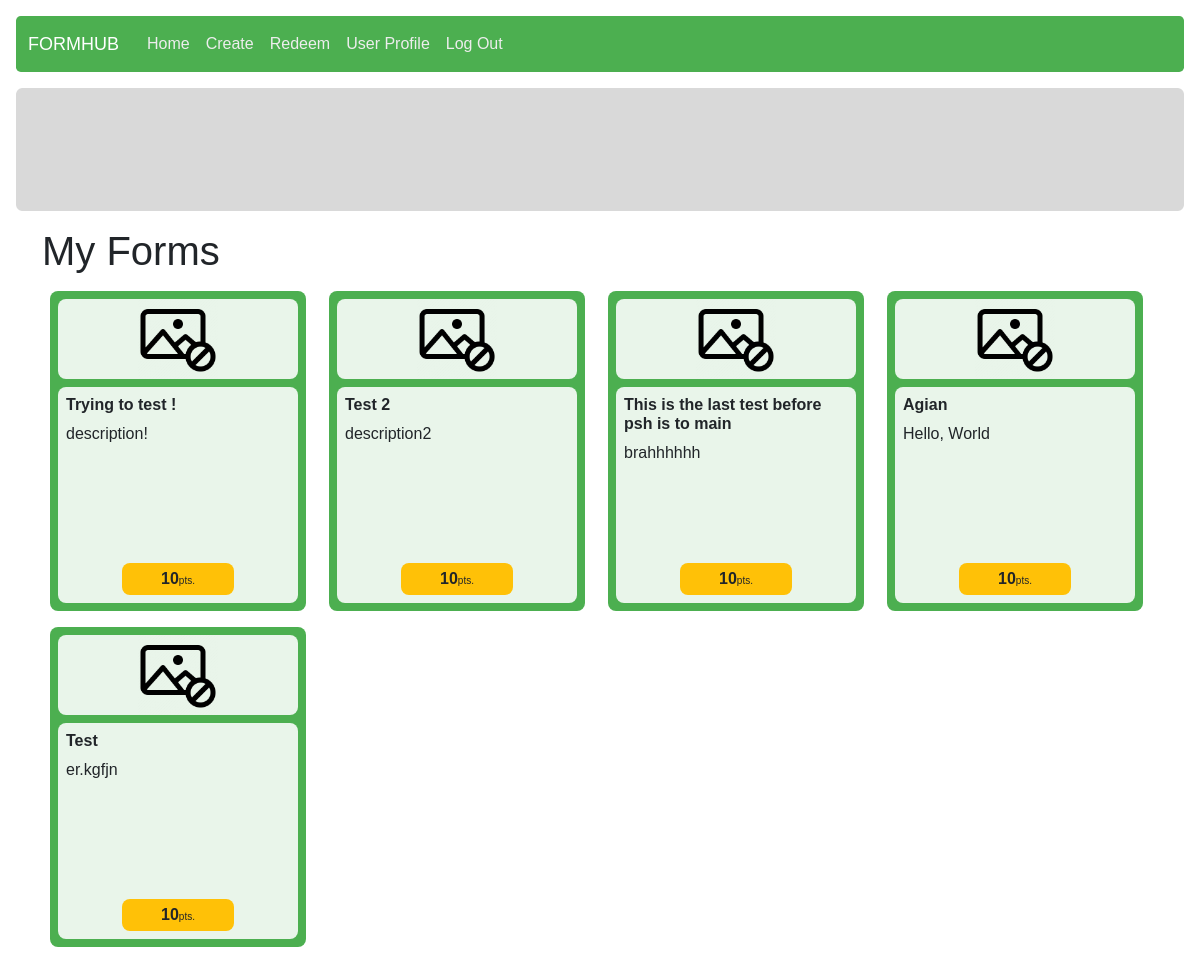
The page /manage/my-forms (signed in) on the database as committed earlier.
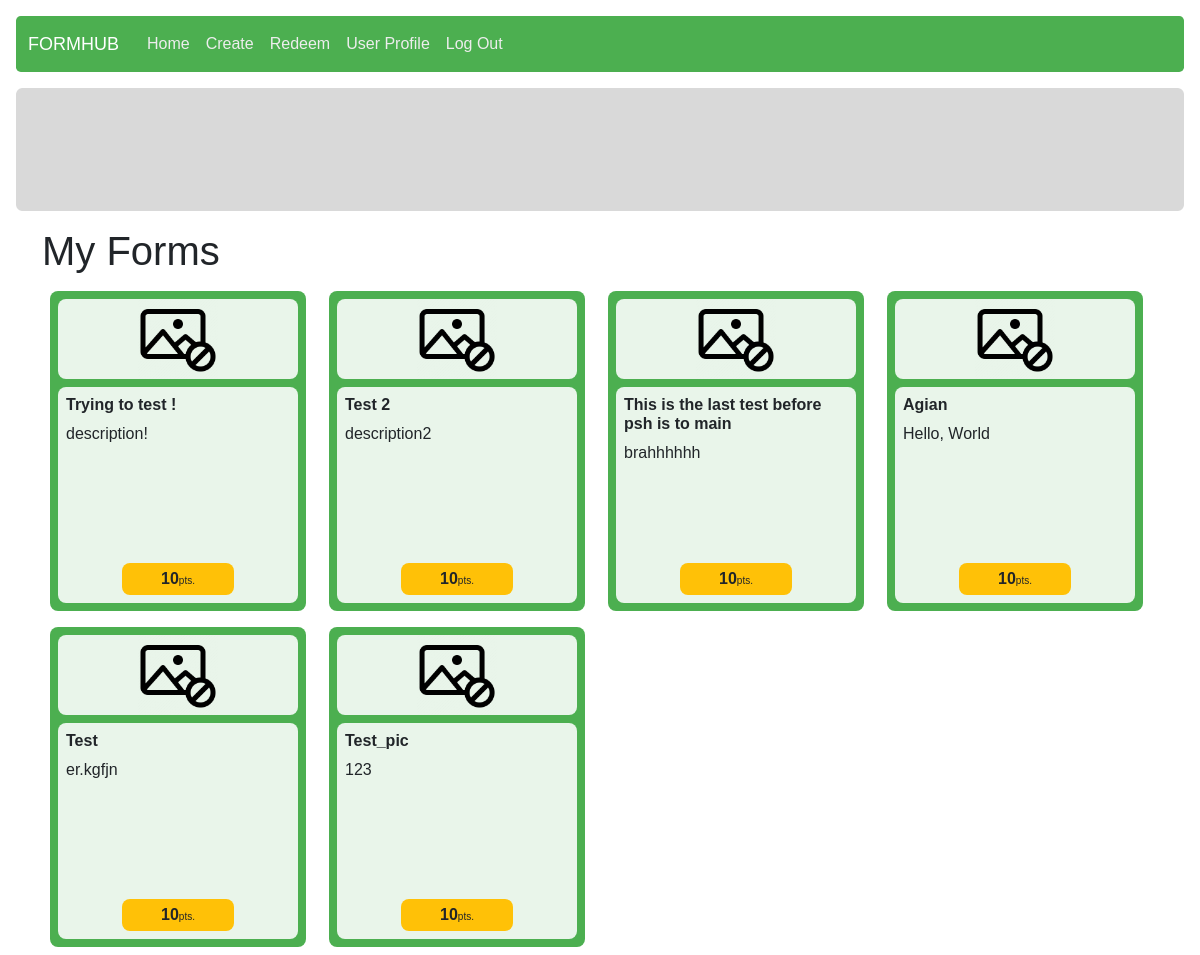
The same page on the database as committed later.
### form_management/models.py (models this page shows, shortened)
class Form(models.Model):
    owner = models.ForeignKey(User, on_delete = models.CASCADE)
    form_name = models.CharField(max_length = 125)
    description = models.CharField(max_length = 1000)
    category = models.ForeignKey(Category, on_delete = models.CASCADE, null = True)
    design = models.JSONField()
    creation_timestamp = models.DateTimeField(auto_now_add = True)
    publish_timestamp = models.DateTimeField(null = True)
    is_open = models.BooleanField(default = False)
    is_sale = models.BooleanField(default = False)
    form_point = models.ForeignKey(Point, on_delete = models.CASCADE, related_name="form_point")
    form_pic = models.ImageField(
        upload_to="static/form_management/imgs",
        null = True,
        default = "static/form_management/imgs/no-pic.png")

class Point(models.Model):
    form_size = models.CharField(max_length = 2)
    point = models.IntegerField()
    description = models.CharField(max_length = 50, null = True)
    lower_bound = models.IntegerField()
    upper_bound = models.IntegerField()
    def __str__(self):
        return f"{self.point}"

### form_management/views.py (the view)
# urls.py: path("my-forms", views.my_forms, name="my_forms"),
@login_required
def my_forms(request):
    forms = Form.objects.filter(owner = request.user)
    return render(request, "form_management/myforms.html", {
        "title": "My Forms",
		"forms": forms
	})

### templates/form_management/myforms.html (shortened to what this page needs)
{% extends "layout.html" %}
{% load static %}
{% block extra_css %}
    <link rel="stylesheet" href="{% static 'answering/index.css' %}">
{% endblock %}
{% block body %}
<div class="container">
    <h1>{{ title }}</h1>
    <div class="all-forms d-flex flex-row flex-wrap">
        {% for form in forms %}
            <div class="form-card p-2 d-flex flex-column col-sm-6 col-md-4 col-lg-3" data-code="{{ form.id }}">
                <div class="form p-2 d-flex flex-column">
                    <div class="img-container d-flex justify-content-center">
                        <img src="{% static 'answering/imgs/no-pic.png' %}" alt="no-photo">
                    </div>
                    <div class="form-meta-data mt-2 p-2">
                        <h6 class="form-name">{{ form.form_name }}</h6>
                        <div class="description">
                            {{ form.description }}
                        </div>
                        <div class="bottom-section mt-auto p-1">
                            <span class="point">{{ form.form_point }}</span><span class="unit">pts.</span>
                        </div>
                    </div>
                </div>
            </div>
        {% empty %}
            <h3>No form</h3>
        {% endfor %}
    </div>
</div>
{% endblock %}

Rows that differ between the two databases and show on the page:
added Form: form_name "Test_pic", description "123", form_point "10"
